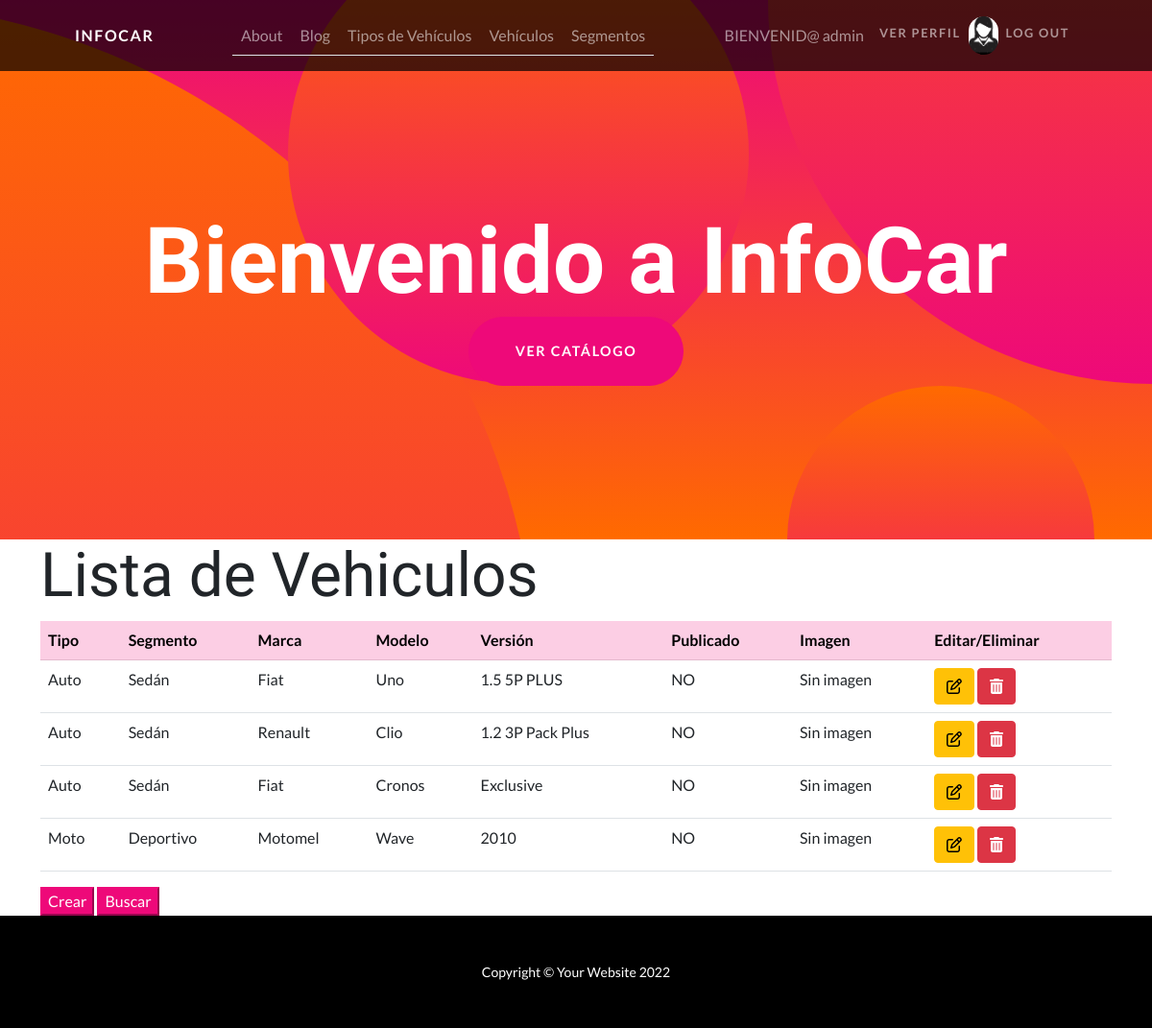
The app's page /app-coder/listaVehiculo/ (signed in), older data.
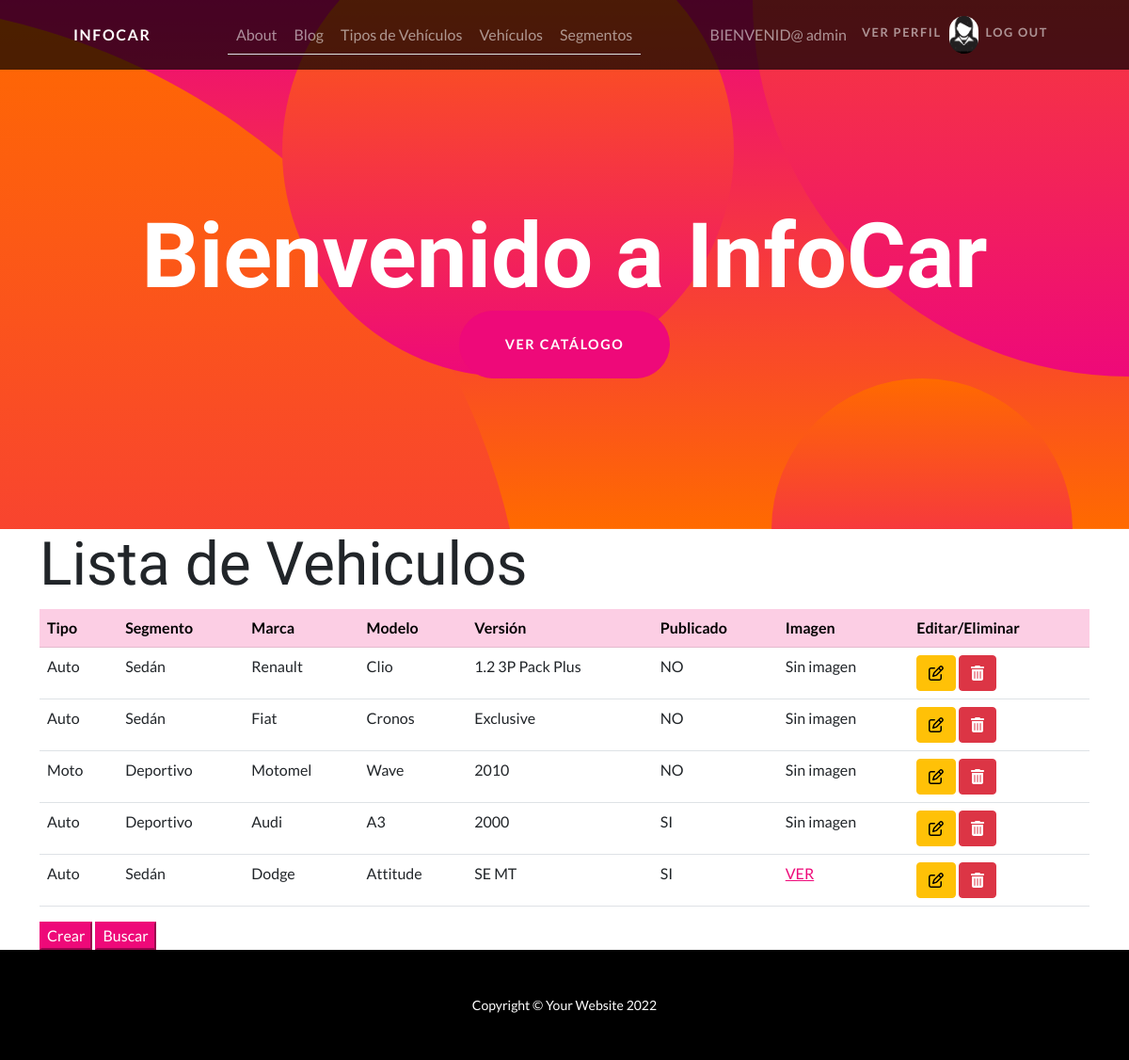
The same page, newer data.
### AppCoder/models.py (models this page shows, shortened)
class Vehiculo(models.Model):
    marca=models.CharField(max_length=150)
    modelo=models.CharField(max_length=150)
    version = models.CharField(max_length=150)
    idTipoVehiculo = models.ForeignKey(TipoVehiculo, on_delete=models.CASCADE)
    idSegmento=models.ForeignKey(Segmento,on_delete=models.CASCADE)
    publicar= models.BooleanField(default=False)
    imagenVO = models.ImageField(upload_to='VOImagenes', null=True, blank=True)

class TipoVehiculo(models.Model):
    name = models.CharField(max_length=150)
    def __str__(self):
        return f'{self.name}'

class Segmento(models.Model):
    name = models.CharField(max_length=50)
    def __str__(self):
        return f'{self.name}'

### AppCoder/views.py (the view)
# urls.py: path('listaVehiculo/',listaVehiculos , name="ListaVehiculo"),
def listaVehiculos(request):
    vehiculos = Vehiculo.objects.all()
    return render(request, "ListaVehiculo.html", {"vehiculos": vehiculos})

### AppCoder/templates/ListaVehiculo.html (shortened to what this page needs)
{% extends 'padre.html' %}
{% load static %}
{% block contenidoQueCambia %}
<div class="container-lg">
    <h1 class="display-3">Lista de Vehiculos</h1>
</div>
<div class="container">
    <table class="table">
        <tr class="table-primary">
            <th>Tipo</th>
            <th>Segmento</th>
            <th>Marca</th>
            <th>Modelo</th>
            <th>Versión</th>
            <th>Publicado</th>
            <th>Imagen</th>
            <th>Editar/Eliminar</th>
        </tr>
        {% for vehiculo in vehiculos %}
        <tr >
            <td >
                {{vehiculo.idTipoVehiculo}}
            </td>
            <td >
                {{vehiculo.idSegmento}}
            </td>
            <td >
                {{vehiculo.marca}}
            </td>
            <td >
                {{vehiculo.modelo}}
            </td>
            <td >
                {{vehiculo.version}}
            </td>
            <td >
                {% if vehiculo.publicar == 0 %}
                NO
                {% else %}
                SI
                {% endif %}
            </td>
            <td >
                {% if vehiculo.imagenVO != None %}
                <a class="btn-link"
                href="{% url 'VerImagenVO' vehiculo.id %}">VER</a>
                {% else %}
                Sin imagen
                {% endif %}
            </td>
            <td >
            <a class="btn btn-warning "
                href="{% url 'EditarVO' vehiculo.id %}"><i class="far fa-edit"></i></a>
            <a class="btn btn-danger"
            href="{% url 'EliminarVO' vehiculo.id %}"><i class="fa fa-trash-alt"></i></a>
        </td>
        </tr>
            {% endfor %}
    </table>
</div>
    <div class="container">
             <a href="{% url 'VehiculoCrear' %}"><input class="btn-primary" type="submit" value="Crear"/></a>
            <a href="{% url 'BuscarVehiculo' %}"><input class="btn-primary" type="submit" value="Buscar"></a>
    </div>
{% endblock contenidoQueCambia %}

Row changes from the older to the newer data that the page shows:
removed Vehiculo: idTipoVehiculo "Auto", idSegmento "Sedán", marca "Fiat", modelo "Uno", version "1.5 5P PLUS", publicar "NO", shows "Sin imagen"
added Vehiculo: idTipoVehiculo "Auto", idSegmento "Deportivo", marca "Audi", modelo "A3", version "2000", publicar "SI", shows "Sin imagen"
added Vehiculo: idTipoVehiculo "Auto", idSegmento "Sedán", marca "Dodge", modelo "Attitude", version "SE MT", publicar "SI", shows "VER"
